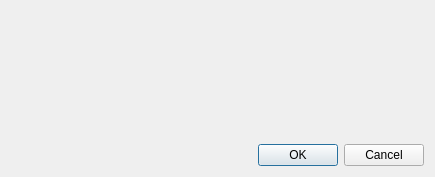
<?xml version="1.0" encoding="UTF-8"?>
<ui version="4.0">
 <class>XcaDialog</class>
 <widget class="QDialog" name="XcaDialog">
  <property name="geometry">
   <rect>
    <x>0</x>
    <y>0</y>
    <width>435</width>
    <height>177</height>
   </rect>
  </property>
  <property name="windowTitle">
   <string/>
  </property>
  <layout class="QVBoxLayout" name="verticalLayout">
   <item>
    <layout class="QHBoxLayout">
     <item>
      <widget class="QLabel" name="title">
       <property name="font">
        <font>
         <family>Arial</family>
         <pointsize>14</pointsize>
         <weight>50</weight>
         <italic>false</italic>
         <bold>false</bold>
         <underline>false</underline>
         <strikeout>false</strikeout>
        </font>
       </property>
       <property name="text">
        <string/>
       </property>
      </widget>
     </item>
     <item>
      <spacer>
       <property name="orientation">
        <enum>Qt::Horizontal</enum>
       </property>
       <property name="sizeType">
        <enum>QSizePolicy::Expanding</enum>
       </property>
       <property name="sizeHint" stdset="0">
        <size>
         <width>20</width>
         <height>20</height>
        </size>
       </property>
      </spacer>
     </item>
     <item>
      <widget class="QLabel" name="image">
       <property name="minimumSize">
        <size>
         <width>95</width>
         <height>40</height>
        </size>
       </property>
       <property name="maximumSize">
        <size>
         <width>95</width>
         <height>40</height>
        </size>
       </property>
       <property name="text">
        <string/>
       </property>
       <property name="scaledContents">
        <bool>true</bool>
       </property>
      </widget>
     </item>
    </layout>
   </item>
   <item>
    <spacer>
     <property name="orientation">
      <enum>Qt::Vertical</enum>
     </property>
     <property name="sizeHint" stdset="0">
      <size>
       <width>20</width>
       <height>40</height>
      </size>
     </property>
    </spacer>
   </item>
   <item>
    <layout class="QVBoxLayout" name="content">
     <item>
      <widget class="QLabel" name="description">
       <property name="text">
        <string/>
       </property>
      </widget>
     </item>
    </layout>
   </item>
   <item>
    <spacer name="verticalSpacer">
     <property name="orientation">
      <enum>Qt::Vertical</enum>
     </property>
     <property name="sizeHint" stdset="0">
      <size>
       <width>20</width>
       <height>1</height>
      </size>
     </property>
    </spacer>
   </item>
   <item>
    <widget class="QDialogButtonBox" name="buttonBox">
     <property name="standardButtons">
      <set>QDialogButtonBox::Cancel|QDialogButtonBox::Ok</set>
     </property>
    </widget>
   </item>
  </layout>
 </widget>
 <resources/>
 <connections>
  <connection>
   <sender>buttonBox</sender>
   <signal>accepted()</signal>
   <receiver>XcaDialog</receiver>
   <slot>accept()</slot>
   <hints>
    <hint type="sourcelabel">
     <x>286</x>
     <y>264</y>
    </hint>
    <hint type="destinationlabel">
     <x>83</x>
     <y>245</y>
    </hint>
   </hints>
  </connection>
  <connection>
   <sender>buttonBox</sender>
   <signal>rejected()</signal>
   <receiver>XcaDialog</receiver>
   <slot>reject()</slot>
   <hints>
    <hint type="sourcelabel">
     <x>386</x>
     <y>260</y>
    </hint>
    <hint type="destinationlabel">
     <x>430</x>
     <y>85</y>
    </hint>
   </hints>
  </connection>
 </connections>
</ui>
